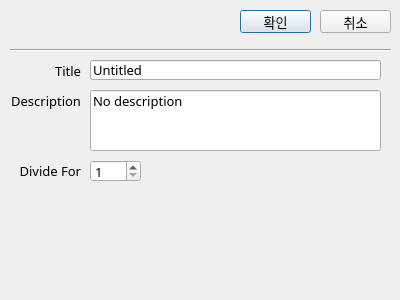
<?xml version="1.0" encoding="UTF-8"?>
<ui version="4.0">
 <class>Dialog</class>
 <widget class="QDialog" name="Dialog">
  <property name="geometry">
   <rect>
    <x>0</x>
    <y>0</y>
    <width>400</width>
    <height>300</height>
   </rect>
  </property>
  <property name="font">
   <font>
    <family>티머니 둥근바람 Regular</family>
    <pointsize>10</pointsize>
   </font>
  </property>
  <property name="windowTitle">
   <string>세부 정보 설정</string>
  </property>
  <widget class="QPushButton" name="accept_pushButton">
   <property name="geometry">
    <rect>
     <x>240</x>
     <y>10</y>
     <width>71</width>
     <height>23</height>
    </rect>
   </property>
   <property name="text">
    <string>확인</string>
   </property>
  </widget>
  <widget class="QPushButton" name="reject_pushButton">
   <property name="geometry">
    <rect>
     <x>320</x>
     <y>10</y>
     <width>71</width>
     <height>23</height>
    </rect>
   </property>
   <property name="text">
    <string>취소</string>
   </property>
  </widget>
  <widget class="QLabel" name="label">
   <property name="geometry">
    <rect>
     <x>10</x>
     <y>60</y>
     <width>71</width>
     <height>21</height>
    </rect>
   </property>
   <property name="text">
    <string>Title</string>
   </property>
   <property name="alignment">
    <set>Qt::AlignRight|Qt::AlignTrailing|Qt::AlignVCenter</set>
   </property>
  </widget>
  <widget class="Line" name="line">
   <property name="geometry">
    <rect>
     <x>10</x>
     <y>40</y>
     <width>381</width>
     <height>21</height>
    </rect>
   </property>
   <property name="orientation">
    <enum>Qt::Horizontal</enum>
   </property>
  </widget>
  <widget class="QLineEdit" name="title_lineEdit">
   <property name="geometry">
    <rect>
     <x>90</x>
     <y>60</y>
     <width>291</width>
     <height>20</height>
    </rect>
   </property>
   <property name="text">
    <string>Untitled</string>
   </property>
  </widget>
  <widget class="QLabel" name="label_2">
   <property name="geometry">
    <rect>
     <x>0</x>
     <y>90</y>
     <width>81</width>
     <height>21</height>
    </rect>
   </property>
   <property name="text">
    <string>Description</string>
   </property>
   <property name="alignment">
    <set>Qt::AlignRight|Qt::AlignTrailing|Qt::AlignVCenter</set>
   </property>
  </widget>
  <widget class="QLineEdit" name="description_lineEdit">
   <property name="geometry">
    <rect>
     <x>90</x>
     <y>90</y>
     <width>291</width>
     <height>61</height>
    </rect>
   </property>
   <property name="text">
    <string>No description</string>
   </property>
   <property name="alignment">
    <set>Qt::AlignLeading|Qt::AlignLeft|Qt::AlignTop</set>
   </property>
  </widget>
  <widget class="QLabel" name="label_3">
   <property name="geometry">
    <rect>
     <x>10</x>
     <y>160</y>
     <width>71</width>
     <height>21</height>
    </rect>
   </property>
   <property name="text">
    <string>Divide For</string>
   </property>
   <property name="alignment">
    <set>Qt::AlignRight|Qt::AlignTrailing|Qt::AlignVCenter</set>
   </property>
  </widget>
  <widget class="QSpinBox" name="divide_for_spinBox">
   <property name="geometry">
    <rect>
     <x>90</x>
     <y>160</y>
     <width>51</width>
     <height>22</height>
    </rect>
   </property>
   <property name="minimum">
    <number>1</number>
   </property>
   <property name="maximum">
    <number>99</number>
   </property>
   <property name="value">
    <number>1</number>
   </property>
  </widget>
 </widget>
 <resources/>
 <connections/>
</ui>
